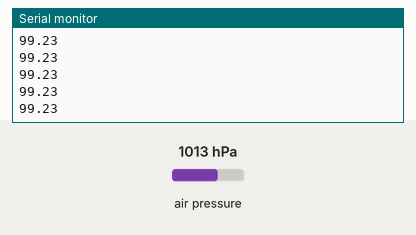
The sketch below on a simulated ESP32-C3. Shown: the last lines printed to the serial monitor. The inputs (shaded band) are chosen by the test bench; at power-on: air pressure 1013 hPa.

Above: at 1.2 s.
1.3 s: air pressure set to 952 hPa
At 1.4 s:
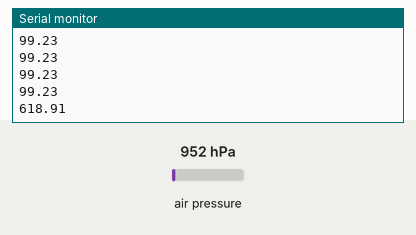
2.8 s: air pressure set to 975 hPa
At 2.81 s:
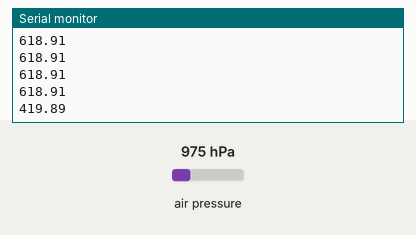
Timing chart, 0 to 5.8 s (numbered marks = the images above; inputs shaded):
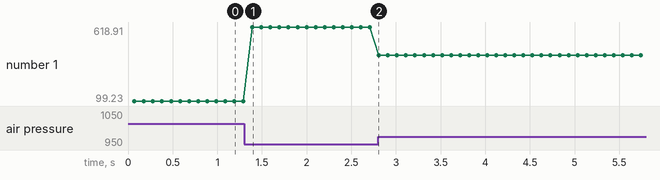

The sketch:

advancedsettings-BME280.ino
```cpp
#include <Wire.h>
#include <Adafruit_Sensor.h>
#include <Adafruit_BME280.h>

#define BME280_I2C_ADDRESS 0x76  // Dirección común del sensor
#define PRECIONNIVELDELMAR (1025.0) // hPa, ajusta según tu localidad (CDMX en tu caso)

Adafruit_BME280 bme;
unsigned long delayTime;

void setup() {
  Serial.begin(9600);
  while (!Serial); // Espera a que el monitor serial esté listo (importante para algunas placas)

  Serial.println(F("Lectura de altitud con BME280"));

  Wire.begin(8, 7);
  if (!bme.begin(BME280_I2C_ADDRESS)) {
    Serial.println("Error: No se encontró el sensor BME280.");
    while (1); // Detiene el programa
  }

  Serial.println("BME280 detectado correctamente.");

  // Configuración para priorizar altitud (Indoor Navigation)
  Serial.println("-- Configuración de navegación interior (prioridad: altitud) --");
  bme.setSampling(Adafruit_BME280::MODE_NORMAL,
                  Adafruit_BME280::SAMPLING_X2,   // Temperatura
                  Adafruit_BME280::SAMPLING_X16,  // Presión (precisión alta)
                  Adafruit_BME280::SAMPLING_NONE,   // Humedad
                  Adafruit_BME280::FILTER_X16,    // Suavizado
                  Adafruit_BME280::STANDBY_MS_0_5);

  delayTime = 100; // Una lectura por segundo (puedes reducirlo si quieres más frecuencia)
}

void loop() {
  //Serial.print("Altitud: ");
  Serial.println(bme.readAltitude(PRECIONNIVELDELMAR));
  //Serial.println(" m");

  delay(delayTime);
}
```

Measured:
- after the input at 1.3 s, the serial monitor: prints a new line after 0.09 s (image 1)
- after the input at 2.8 s, the serial monitor: prints a new line at once (image 2)
- plotted number 1: 99.23 → 618.91 after the input at 1.3 s, 618.91 → 419.89 after the input at 2.8 s
